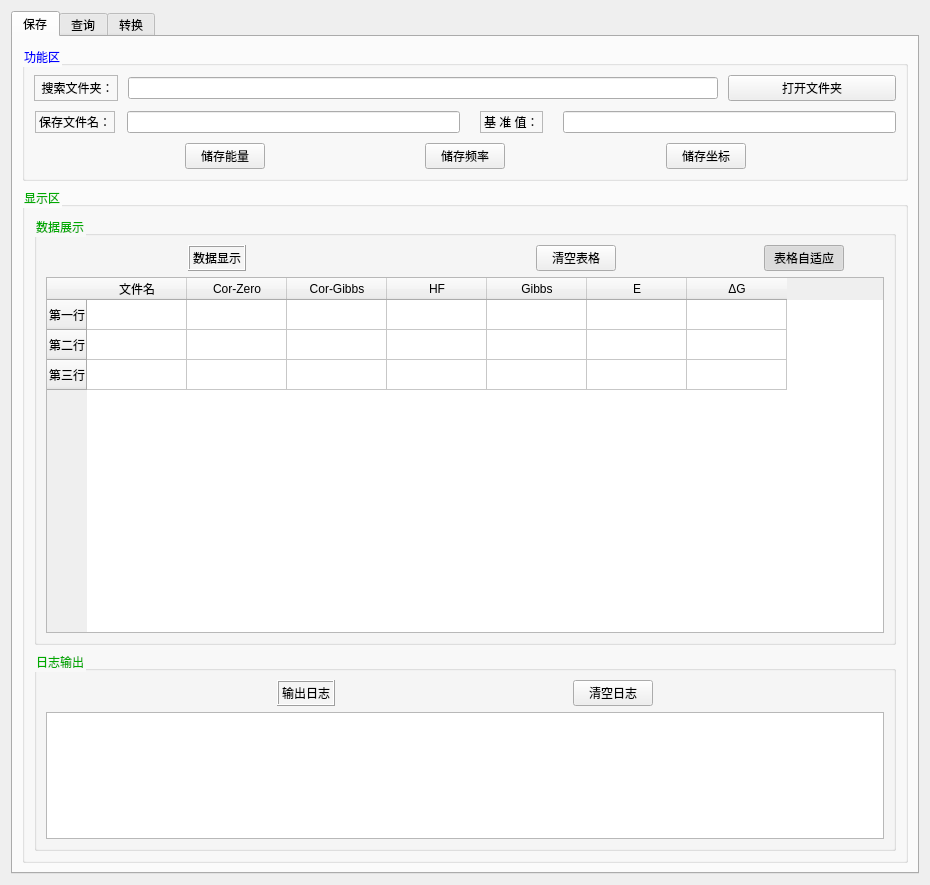
<?xml version="1.0" encoding="UTF-8"?>
<ui version="4.0">
 <class>Form</class>
 <widget class="QWidget" name="Form">
  <property name="geometry">
   <rect>
    <x>0</x>
    <y>0</y>
    <width>930</width>
    <height>885</height>
   </rect>
  </property>
  <property name="windowTitle">
   <string>Quatum</string>
  </property>
  <property name="windowIcon">
   <iconset resource="Resource/ico.qrc">
    <normaloff>:/ico/pictures/icos/DM_20230815124713_067.png</normaloff>:/ico/pictures/icos/DM_20230815124713_067.png</iconset>
  </property>
  <layout class="QHBoxLayout" name="horizontalLayout">
   <item>
    <widget class="QTabWidget" name="tabWidget">
     <property name="currentIndex">
      <number>0</number>
     </property>
     <widget class="QWidget" name="save">
      <attribute name="icon">
       <iconset resource="Resource/ico.qrc">
        <normaloff>:/ico/pictures/icos/DM_20230815124713_024.png</normaloff>:/ico/pictures/icos/DM_20230815124713_024.png</iconset>
      </attribute>
      <attribute name="title">
       <string>保存</string>
      </attribute>
      <layout class="QVBoxLayout" name="verticalLayout_5">
       <item>
        <widget class="QGroupBox" name="groupBox">
         <property name="maximumSize">
          <size>
           <width>16777215</width>
           <height>150</height>
          </size>
         </property>
         <property name="styleSheet">
          <string notr="true">QGroupBox{
	color: rgb(0, 0, 255);
}</string>
         </property>
         <property name="title">
          <string>功能区</string>
         </property>
         <layout class="QVBoxLayout" name="verticalLayout_4">
          <property name="spacing">
           <number>10</number>
          </property>
          <item>
           <layout class="QHBoxLayout" name="horizontalLayout_5" stretch="1,7,2">
            <item>
             <widget class="QLabel" name="label_2">
              <property name="minimumSize">
               <size>
                <width>80</width>
                <height>0</height>
               </size>
              </property>
              <property name="frameShape">
               <enum>QFrame::StyledPanel</enum>
              </property>
              <property name="frameShadow">
               <enum>QFrame::Sunken</enum>
              </property>
              <property name="text">
               <string>&lt;html&gt;&lt;head/&gt;&lt;body&gt;&lt;p align=&quot;center&quot;&gt;搜索文件夹：&lt;/p&gt;&lt;/body&gt;&lt;/html&gt;</string>
              </property>
             </widget>
            </item>
            <item>
             <widget class="QLineEdit" name="edit_folder"/>
            </item>
            <item>
             <widget class="QPushButton" name="btn_open_folder">
              <property name="minimumSize">
               <size>
                <width>80</width>
                <height>0</height>
               </size>
              </property>
              <property name="text">
               <string>打开文件夹</string>
              </property>
              <property name="icon">
               <iconset resource="Resource/ico.qrc">
                <normaloff>:/ico/pictures/icos/DM_20230815124713_069.png</normaloff>:/ico/pictures/icos/DM_20230815124713_069.png</iconset>
              </property>
             </widget>
            </item>
           </layout>
          </item>
          <item>
           <layout class="QHBoxLayout" name="horizontalLayout_6" stretch="1,4,1,4">
            <item alignment="Qt::AlignHCenter">
             <widget class="QLabel" name="label_3">
              <property name="minimumSize">
               <size>
                <width>80</width>
                <height>0</height>
               </size>
              </property>
              <property name="frameShape">
               <enum>QFrame::StyledPanel</enum>
              </property>
              <property name="frameShadow">
               <enum>QFrame::Sunken</enum>
              </property>
              <property name="lineWidth">
               <number>5</number>
              </property>
              <property name="text">
               <string>保存文件名：</string>
              </property>
             </widget>
            </item>
            <item>
             <widget class="QLineEdit" name="edit_save_filename"/>
            </item>
            <item alignment="Qt::AlignHCenter">
             <widget class="QLabel" name="label_4">
              <property name="enabled">
               <bool>true</bool>
              </property>
              <property name="contextMenuPolicy">
               <enum>Qt::NoContextMenu</enum>
              </property>
              <property name="frameShape">
               <enum>QFrame::StyledPanel</enum>
              </property>
              <property name="frameShadow">
               <enum>QFrame::Sunken</enum>
              </property>
              <property name="text">
               <string>基 准 值：</string>
              </property>
             </widget>
            </item>
            <item>
             <widget class="QLineEdit" name="edit_standard"/>
            </item>
           </layout>
          </item>
          <item>
           <layout class="QHBoxLayout" name="horizontalLayout_4">
            <item>
             <spacer name="horizontalSpacer_4">
              <property name="orientation">
               <enum>Qt::Horizontal</enum>
              </property>
              <property name="sizeHint" stdset="0">
               <size>
                <width>40</width>
                <height>20</height>
               </size>
              </property>
             </spacer>
            </item>
            <item>
             <widget class="QPushButton" name="btn_save_energy">
              <property name="text">
               <string>储存能量</string>
              </property>
              <property name="icon">
               <iconset resource="Resource/ico.qrc">
                <normaloff>:/ico/pictures/icos/DM_20230815124713_039.png</normaloff>:/ico/pictures/icos/DM_20230815124713_039.png</iconset>
              </property>
             </widget>
            </item>
            <item>
             <spacer name="horizontalSpacer_5">
              <property name="orientation">
               <enum>Qt::Horizontal</enum>
              </property>
              <property name="sizeHint" stdset="0">
               <size>
                <width>40</width>
                <height>20</height>
               </size>
              </property>
             </spacer>
            </item>
            <item>
             <widget class="QPushButton" name="btn_save_freq">
              <property name="text">
               <string>储存频率</string>
              </property>
              <property name="icon">
               <iconset resource="Resource/ico.qrc">
                <normaloff>:/ico/pictures/icos/DM_20230815124713_068.png</normaloff>:/ico/pictures/icos/DM_20230815124713_068.png</iconset>
              </property>
             </widget>
            </item>
            <item>
             <spacer name="horizontalSpacer_6">
              <property name="orientation">
               <enum>Qt::Horizontal</enum>
              </property>
              <property name="sizeHint" stdset="0">
               <size>
                <width>40</width>
                <height>20</height>
               </size>
              </property>
             </spacer>
            </item>
            <item>
             <widget class="QPushButton" name="btn_save_coord">
              <property name="text">
               <string>储存坐标</string>
              </property>
              <property name="icon">
               <iconset resource="Resource/ico.qrc">
                <normaloff>:/ico/pictures/icos/DM_20230815124713_045.png</normaloff>:/ico/pictures/icos/DM_20230815124713_045.png</iconset>
              </property>
             </widget>
            </item>
            <item>
             <spacer name="horizontalSpacer_7">
              <property name="orientation">
               <enum>Qt::Horizontal</enum>
              </property>
              <property name="sizeHint" stdset="0">
               <size>
                <width>40</width>
                <height>20</height>
               </size>
              </property>
             </spacer>
            </item>
           </layout>
          </item>
         </layout>
        </widget>
       </item>
       <item>
        <widget class="QGroupBox" name="groupBox_2">
         <property name="styleSheet">
          <string notr="true">QGroupBox{
	color: rgb(0, 170, 0);
}</string>
         </property>
         <property name="title">
          <string>显示区</string>
         </property>
         <layout class="QVBoxLayout" name="verticalLayout_13">
          <item>
           <widget class="QGroupBox" name="groupBox_7">
            <property name="minimumSize">
             <size>
              <width>0</width>
              <height>0</height>
             </size>
            </property>
            <property name="title">
             <string>数据展示</string>
            </property>
            <layout class="QVBoxLayout" name="verticalLayout_6">
             <item>
              <layout class="QHBoxLayout" name="horizontalLayout_14" stretch="1,0,2,0,1,0,0">
               <item>
                <spacer name="horizontalSpacer_13">
                 <property name="orientation">
                  <enum>Qt::Horizontal</enum>
                 </property>
                 <property name="sizeHint" stdset="0">
                  <size>
                   <width>40</width>
                   <height>20</height>
                  </size>
                 </property>
                </spacer>
               </item>
               <item>
                <widget class="QLabel" name="label_7">
                 <property name="frameShape">
                  <enum>QFrame::Box</enum>
                 </property>
                 <property name="frameShadow">
                  <enum>QFrame::Raised</enum>
                 </property>
                 <property name="text">
                  <string>数据显示</string>
                 </property>
                </widget>
               </item>
               <item>
                <spacer name="horizontalSpacer_9">
                 <property name="orientation">
                  <enum>Qt::Horizontal</enum>
                 </property>
                 <property name="sizeHint" stdset="0">
                  <size>
                   <width>40</width>
                   <height>20</height>
                  </size>
                 </property>
                </spacer>
               </item>
               <item>
                <widget class="QPushButton" name="btn_table_clear">
                 <property name="text">
                  <string>清空表格</string>
                 </property>
                 <property name="icon">
                  <iconset resource="Resource/ico.qrc">
                   <normaloff>:/ico/pictures/icos/DM_20230815124713_061.png</normaloff>:/ico/pictures/icos/DM_20230815124713_061.png</iconset>
                 </property>
                </widget>
               </item>
               <item>
                <spacer name="horizontalSpacer_18">
                 <property name="orientation">
                  <enum>Qt::Horizontal</enum>
                 </property>
                 <property name="sizeHint" stdset="0">
                  <size>
                   <width>40</width>
                   <height>20</height>
                  </size>
                 </property>
                </spacer>
               </item>
               <item>
                <widget class="QPushButton" name="btn_auto_adapt">
                 <property name="text">
                  <string>表格自适应</string>
                 </property>
                 <property name="icon">
                  <iconset resource="Resource/ico.qrc">
                   <normaloff>:/ico/pictures/icos/DM_20230815124713_026.png</normaloff>:/ico/pictures/icos/DM_20230815124713_026.png</iconset>
                 </property>
                 <property name="checkable">
                  <bool>true</bool>
                 </property>
                 <property name="checked">
                  <bool>true</bool>
                 </property>
                </widget>
               </item>
               <item>
                <spacer name="horizontalSpacer_14">
                 <property name="orientation">
                  <enum>Qt::Horizontal</enum>
                 </property>
                 <property name="sizeHint" stdset="0">
                  <size>
                   <width>40</width>
                   <height>20</height>
                  </size>
                 </property>
                </spacer>
               </item>
              </layout>
             </item>
             <item>
              <widget class="QTableWidget" name="tableInfo">
               <row>
                <property name="text">
                 <string>第一行</string>
                </property>
               </row>
               <row>
                <property name="text">
                 <string>第二行</string>
                </property>
               </row>
               <row>
                <property name="text">
                 <string>第三行</string>
                </property>
               </row>
               <column>
                <property name="text">
                 <string>文件名</string>
                </property>
               </column>
               <column>
                <property name="text">
                 <string>Cor-Zero</string>
                </property>
               </column>
               <column>
                <property name="text">
                 <string>Cor-Gibbs</string>
                </property>
               </column>
               <column>
                <property name="text">
                 <string>HF</string>
                </property>
               </column>
               <column>
                <property name="text">
                 <string>Gibbs</string>
                </property>
               </column>
               <column>
                <property name="text">
                 <string>E</string>
                </property>
               </column>
               <column>
                <property name="text">
                 <string>ΔG</string>
                </property>
               </column>
              </widget>
             </item>
            </layout>
           </widget>
          </item>
          <item>
           <widget class="QGroupBox" name="groupBox_8">
            <property name="maximumSize">
             <size>
              <width>16777215</width>
              <height>200</height>
             </size>
            </property>
            <property name="title">
             <string>日志输出</string>
            </property>
            <layout class="QVBoxLayout" name="verticalLayout_12">
             <item>
              <layout class="QHBoxLayout" name="horizontalLayout_15">
               <item>
                <spacer name="horizontalSpacer_15">
                 <property name="orientation">
                  <enum>Qt::Horizontal</enum>
                 </property>
                 <property name="sizeHint" stdset="0">
                  <size>
                   <width>40</width>
                   <height>20</height>
                  </size>
                 </property>
                </spacer>
               </item>
               <item>
                <widget class="QLabel" name="label_8">
                 <property name="frameShape">
                  <enum>QFrame::Box</enum>
                 </property>
                 <property name="frameShadow">
                  <enum>QFrame::Raised</enum>
                 </property>
                 <property name="lineWidth">
                  <number>1</number>
                 </property>
                 <property name="midLineWidth">
                  <number>0</number>
                 </property>
                 <property name="text">
                  <string>输出日志</string>
                 </property>
                </widget>
               </item>
               <item>
                <spacer name="horizontalSpacer_16">
                 <property name="orientation">
                  <enum>Qt::Horizontal</enum>
                 </property>
                 <property name="sizeHint" stdset="0">
                  <size>
                   <width>40</width>
                   <height>20</height>
                  </size>
                 </property>
                </spacer>
               </item>
               <item>
                <widget class="QPushButton" name="btn_save_clear">
                 <property name="text">
                  <string>清空日志</string>
                 </property>
                 <property name="icon">
                  <iconset resource="Resource/ico.qrc">
                   <normaloff>:/ico/pictures/icos/DM_20230815124713_061.png</normaloff>:/ico/pictures/icos/DM_20230815124713_061.png</iconset>
                 </property>
                </widget>
               </item>
               <item>
                <spacer name="horizontalSpacer_17">
                 <property name="orientation">
                  <enum>Qt::Horizontal</enum>
                 </property>
                 <property name="sizeHint" stdset="0">
                  <size>
                   <width>40</width>
                   <height>20</height>
                  </size>
                 </property>
                </spacer>
               </item>
              </layout>
             </item>
             <item>
              <widget class="QPlainTextEdit" name="save_plainTextEdit"/>
             </item>
            </layout>
           </widget>
          </item>
         </layout>
        </widget>
       </item>
      </layout>
     </widget>
     <widget class="QWidget" name="search">
      <attribute name="icon">
       <iconset resource="Resource/ico.qrc">
        <normaloff>:/ico/pictures/icos/DM_20230815124713_022.png</normaloff>:/ico/pictures/icos/DM_20230815124713_022.png</iconset>
      </attribute>
      <attribute name="title">
       <string>查询</string>
      </attribute>
      <layout class="QVBoxLayout" name="verticalLayout_3">
       <item>
        <widget class="QGroupBox" name="function">
         <property name="minimumSize">
          <size>
           <width>0</width>
           <height>100</height>
          </size>
         </property>
         <property name="title">
          <string>功能区</string>
         </property>
         <layout class="QVBoxLayout" name="verticalLayout">
          <property name="spacing">
           <number>10</number>
          </property>
          <item>
           <layout class="QHBoxLayout" name="horizontalLayout_2" stretch="1,7,2">
            <item alignment="Qt::AlignHCenter">
             <widget class="QLabel" name="label">
              <property name="text">
               <string>文件路径：</string>
              </property>
             </widget>
            </item>
            <item>
             <widget class="QLineEdit" name="edit_file"/>
            </item>
            <item>
             <widget class="QPushButton" name="btn_open_file">
              <property name="text">
               <string>打开文件</string>
              </property>
              <property name="icon">
               <iconset resource="Resource/ico.qrc">
                <normaloff>:/ico/pictures/icos/DM_20230815124713_069.png</normaloff>:/ico/pictures/icos/DM_20230815124713_069.png</iconset>
              </property>
             </widget>
            </item>
           </layout>
          </item>
          <item>
           <layout class="QHBoxLayout" name="horizontalLayout_3" stretch="3,1,1,0,1,1,3">
            <item>
             <spacer name="horizontalSpacer">
              <property name="orientation">
               <enum>Qt::Horizontal</enum>
              </property>
              <property name="sizeHint" stdset="0">
               <size>
                <width>40</width>
                <height>20</height>
               </size>
              </property>
             </spacer>
            </item>
            <item>
             <widget class="QPushButton" name="btn_find_ver">
              <property name="text">
               <string>查找虚频</string>
              </property>
              <property name="icon">
               <iconset resource="Resource/ico.qrc">
                <normaloff>:/ico/pictures/icos/DM_20230815124713_065.png</normaloff>:/ico/pictures/icos/DM_20230815124713_065.png</iconset>
              </property>
             </widget>
            </item>
            <item>
             <spacer name="horizontalSpacer_3">
              <property name="orientation">
               <enum>Qt::Horizontal</enum>
              </property>
              <property name="sizeHint" stdset="0">
               <size>
                <width>40</width>
                <height>20</height>
               </size>
              </property>
             </spacer>
            </item>
            <item>
             <widget class="QPushButton" name="btn_find_yes">
              <property name="text">
               <string>查找YES</string>
              </property>
              <property name="icon">
               <iconset resource="Resource/ico.qrc">
                <normaloff>:/ico/pictures/icos/DM_20230815124713_019.png</normaloff>:/ico/pictures/icos/DM_20230815124713_019.png</iconset>
              </property>
             </widget>
            </item>
            <item>
             <spacer name="horizontalSpacer_8">
              <property name="orientation">
               <enum>Qt::Horizontal</enum>
              </property>
              <property name="sizeHint" stdset="0">
               <size>
                <width>40</width>
                <height>20</height>
               </size>
              </property>
             </spacer>
            </item>
            <item>
             <widget class="QPushButton" name="btn_clear">
              <property name="text">
               <string>清空</string>
              </property>
              <property name="icon">
               <iconset resource="Resource/ico.qrc">
                <normaloff>:/ico/pictures/icos/DM_20230815124713_061.png</normaloff>:/ico/pictures/icos/DM_20230815124713_061.png</iconset>
              </property>
             </widget>
            </item>
            <item>
             <spacer name="horizontalSpacer_2">
              <property name="orientation">
               <enum>Qt::Horizontal</enum>
              </property>
              <property name="sizeHint" stdset="0">
               <size>
                <width>40</width>
                <height>20</height>
               </size>
              </property>
             </spacer>
            </item>
           </layout>
          </item>
         </layout>
        </widget>
       </item>
       <item>
        <widget class="QGroupBox" name="show">
         <property name="title">
          <string>显示区</string>
         </property>
         <layout class="QVBoxLayout" name="verticalLayout_2">
          <item>
           <widget class="QPlainTextEdit" name="search_plainTextEdit"/>
          </item>
         </layout>
        </widget>
       </item>
      </layout>
     </widget>
     <widget class="QWidget" name="tab">
      <attribute name="icon">
       <iconset resource="Resource/ico.qrc">
        <normaloff>:/ico/pictures/icos/DM_20230815124713_050.png</normaloff>:/ico/pictures/icos/DM_20230815124713_050.png</iconset>
      </attribute>
      <attribute name="title">
       <string>转换</string>
      </attribute>
      <layout class="QVBoxLayout" name="verticalLayout_8">
       <item>
        <widget class="QGroupBox" name="groupBox_3">
         <property name="maximumSize">
          <size>
           <width>16777215</width>
           <height>150</height>
          </size>
         </property>
         <property name="title">
          <string>输入文件</string>
         </property>
         <layout class="QVBoxLayout" name="verticalLayout_7">
          <item>
           <layout class="QHBoxLayout" name="horizontalLayout_7">
            <item>
             <widget class="QLabel" name="label_5">
              <property name="text">
               <string>待转换文件：</string>
              </property>
             </widget>
            </item>
            <item>
             <widget class="QLineEdit" name="lineEdit"/>
            </item>
            <item>
             <widget class="QPushButton" name="btn_sel_file">
              <property name="text">
               <string>选择文件</string>
              </property>
             </widget>
            </item>
           </layout>
          </item>
          <item>
           <widget class="QFrame" name="frame">
            <property name="maximumSize">
             <size>
              <width>16777215</width>
              <height>35</height>
             </size>
            </property>
            <property name="autoFillBackground">
             <bool>true</bool>
            </property>
            <property name="styleSheet">
             <string notr="true"/>
            </property>
            <property name="frameShape">
             <enum>QFrame::Box</enum>
            </property>
            <property name="frameShadow">
             <enum>QFrame::Raised</enum>
            </property>
            <property name="lineWidth">
             <number>1</number>
            </property>
            <layout class="QVBoxLayout" name="verticalLayout_9">
             <property name="leftMargin">
              <number>0</number>
             </property>
             <property name="topMargin">
              <number>0</number>
             </property>
             <property name="rightMargin">
              <number>0</number>
             </property>
             <property name="bottomMargin">
              <number>0</number>
             </property>
             <item>
              <layout class="QHBoxLayout" name="horizontalLayout_9">
               <item>
                <widget class="QRadioButton" name="radioButton">
                 <property name="text">
                  <string>full-IRC</string>
                 </property>
                </widget>
               </item>
               <item>
                <widget class="QRadioButton" name="radioButton_2">
                 <property name="text">
                  <string>r-IRC</string>
                 </property>
                </widget>
               </item>
               <item>
                <widget class="QRadioButton" name="radioButton_6">
                 <property name="text">
                  <string>freeze-ACT</string>
                 </property>
                </widget>
               </item>
               <item>
                <widget class="QRadioButton" name="radioButton_3">
                 <property name="text">
                  <string>f-IRC</string>
                 </property>
                </widget>
               </item>
               <item>
                <widget class="QCheckBox" name="checkBox">
                 <property name="text">
                  <string>没想好</string>
                 </property>
                </widget>
               </item>
              </layout>
             </item>
            </layout>
           </widget>
          </item>
          <item>
           <layout class="QHBoxLayout" name="horizontalLayout_8" stretch="2,1,2,1,2">
            <item>
             <spacer name="horizontalSpacer_10">
              <property name="orientation">
               <enum>Qt::Horizontal</enum>
              </property>
              <property name="sizeHint" stdset="0">
               <size>
                <width>40</width>
                <height>20</height>
               </size>
              </property>
             </spacer>
            </item>
            <item>
             <widget class="QPushButton" name="pushButton">
              <property name="text">
               <string>生成</string>
              </property>
             </widget>
            </item>
            <item>
             <spacer name="horizontalSpacer_11">
              <property name="orientation">
               <enum>Qt::Horizontal</enum>
              </property>
              <property name="sizeHint" stdset="0">
               <size>
                <width>40</width>
                <height>20</height>
               </size>
              </property>
             </spacer>
            </item>
            <item>
             <widget class="QPushButton" name="pushButton_2">
              <property name="text">
               <string>没想好</string>
              </property>
             </widget>
            </item>
            <item>
             <spacer name="horizontalSpacer_12">
              <property name="orientation">
               <enum>Qt::Horizontal</enum>
              </property>
              <property name="sizeHint" stdset="0">
               <size>
                <width>40</width>
                <height>20</height>
               </size>
              </property>
             </spacer>
            </item>
           </layout>
          </item>
         </layout>
        </widget>
       </item>
       <item>
        <widget class="QGroupBox" name="groupBox_4">
         <property name="title">
          <string>批量转换</string>
         </property>
         <layout class="QVBoxLayout" name="verticalLayout_11">
          <item>
           <layout class="QHBoxLayout" name="horizontalLayout_12">
            <item>
             <widget class="QLabel" name="label_6">
              <property name="enabled">
               <bool>true</bool>
              </property>
              <property name="text">
               <string> 文件路径：</string>
              </property>
              <property name="alignment">
               <set>Qt::AlignCenter</set>
              </property>
             </widget>
            </item>
            <item>
             <widget class="QLineEdit" name="edit_trans_folder"/>
            </item>
            <item>
             <widget class="QPushButton" name="btn_trans_open_folder">
              <property name="text">
               <string>打开文件夹</string>
              </property>
              <property name="icon">
               <iconset resource="Resource/ico.qrc">
                <normaloff>:/ico/pictures/icos/DM_20230815124713_069.png</normaloff>:/ico/pictures/icos/DM_20230815124713_069.png</iconset>
              </property>
             </widget>
            </item>
           </layout>
          </item>
          <item>
           <layout class="QHBoxLayout" name="horizontalLayout_16">
            <item>
             <widget class="QLabel" name="label_10">
              <property name="enabled">
               <bool>true</bool>
              </property>
              <property name="minimumSize">
               <size>
                <width>0</width>
                <height>23</height>
               </size>
              </property>
              <property name="text">
               <string> 修改要求：</string>
              </property>
             </widget>
            </item>
            <item>
             <widget class="QLineEdit" name="edit_trans_ruler"/>
            </item>
            <item>
             <widget class="QPushButton" name="btn_check_new_name">
              <property name="text">
               <string>显示新文件</string>
              </property>
              <property name="icon">
               <iconset resource="Resource/ico.qrc">
                <normaloff>:/ico/pictures/icos/DM_20230815124713_069.png</normaloff>:/ico/pictures/icos/DM_20230815124713_069.png</iconset>
              </property>
             </widget>
            </item>
           </layout>
          </item>
          <item>
           <widget class="QGroupBox" name="groupBox_9">
            <property name="title">
             <string>文件显示</string>
            </property>
            <layout class="QVBoxLayout" name="verticalLayout_14">
             <item>
              <layout class="QHBoxLayout" name="horizontalLayout_13">
               <item>
                <widget class="QGroupBox" name="groupBox_5">
                 <property name="title">
                  <string>原文件名列表</string>
                 </property>
                 <layout class="QHBoxLayout" name="horizontalLayout_11">
                  <property name="spacing">
                   <number>0</number>
                  </property>
                  <property name="leftMargin">
                   <number>0</number>
                  </property>
                  <property name="topMargin">
                   <number>0</number>
                  </property>
                  <property name="rightMargin">
                   <number>0</number>
                  </property>
                  <property name="bottomMargin">
                   <number>0</number>
                  </property>
                  <item>
                   <widget class="QPlainTextEdit" name="plainTextEdit_trans_origin"/>
                  </item>
                 </layout>
                </widget>
               </item>
               <item>
                <layout class="QVBoxLayout" name="verticalLayout_10" stretch="3,0,1,0,1,0,3">
                 <item>
                  <spacer name="verticalSpacer_3">
                   <property name="orientation">
                    <enum>Qt::Vertical</enum>
                   </property>
                   <property name="sizeHint" stdset="0">
                    <size>
                     <width>20</width>
                     <height>40</height>
                    </size>
                   </property>
                  </spacer>
                 </item>
                 <item>
                  <widget class="QPushButton" name="btn_trans_refresh">
                   <property name="text">
                    <string>更新</string>
                   </property>
                   <property name="icon">
                    <iconset resource="Resource/ico.qrc">
                     <normaloff>:/ico/pictures/icos/DM_20230815124713_009.png</normaloff>:/ico/pictures/icos/DM_20230815124713_009.png</iconset>
                   </property>
                  </widget>
                 </item>
                 <item>
                  <spacer name="verticalSpacer_4">
                   <property name="orientation">
                    <enum>Qt::Vertical</enum>
                   </property>
                   <property name="sizeHint" stdset="0">
                    <size>
                     <width>20</width>
                     <height>40</height>
                    </size>
                   </property>
                  </spacer>
                 </item>
                 <item>
                  <widget class="QPushButton" name="btn_transfer">
                   <property name="text">
                    <string>转换</string>
                   </property>
                   <property name="icon">
                    <iconset resource="Resource/ico.qrc">
                     <normaloff>:/ico/pictures/icos/DM_20230815124713_051.png</normaloff>:/ico/pictures/icos/DM_20230815124713_051.png</iconset>
                   </property>
                  </widget>
                 </item>
                 <item>
                  <spacer name="verticalSpacer_2">
                   <property name="orientation">
                    <enum>Qt::Vertical</enum>
                   </property>
                   <property name="sizeHint" stdset="0">
                    <size>
                     <width>20</width>
                     <height>40</height>
                    </size>
                   </property>
                  </spacer>
                 </item>
                 <item>
                  <widget class="QPushButton" name="btn_trans_clear">
                   <property name="text">
                    <string>撤销</string>
                   </property>
                   <property name="icon">
                    <iconset resource="Resource/ico.qrc">
                     <normaloff>:/ico/pictures/icos/DM_20230815124713_034.png</normaloff>:/ico/pictures/icos/DM_20230815124713_034.png</iconset>
                   </property>
                  </widget>
                 </item>
                 <item>
                  <spacer name="verticalSpacer">
                   <property name="orientation">
                    <enum>Qt::Vertical</enum>
                   </property>
                   <property name="sizeHint" stdset="0">
                    <size>
                     <width>20</width>
                     <height>40</height>
                    </size>
                   </property>
                  </spacer>
                 </item>
                </layout>
               </item>
               <item>
                <widget class="QGroupBox" name="groupBox_6">
                 <property name="title">
                  <string>重命名列表</string>
                 </property>
                 <layout class="QHBoxLayout" name="horizontalLayout_10">
                  <property name="leftMargin">
                   <number>0</number>
                  </property>
                  <property name="topMargin">
                   <number>0</number>
                  </property>
                  <property name="rightMargin">
                   <number>0</number>
                  </property>
                  <property name="bottomMargin">
                   <number>0</number>
                  </property>
                  <item>
                   <widget class="QPlainTextEdit" name="plainTextEdit_trans_new"/>
                  </item>
                 </layout>
                </widget>
               </item>
              </layout>
             </item>
             <item>
              <widget class="QGroupBox" name="groupBox_10">
               <property name="title">
                <string>输出日志</string>
               </property>
               <layout class="QVBoxLayout" name="verticalLayout_15">
                <item>
                 <widget class="QPlainTextEdit" name="plainTextEdit_trans_log"/>
                </item>
               </layout>
              </widget>
             </item>
            </layout>
           </widget>
          </item>
         </layout>
        </widget>
       </item>
      </layout>
     </widget>
    </widget>
   </item>
  </layout>
 </widget>
 <resources>
  <include location="Resource/ico.qrc"/>
 </resources>
 <connections/>
</ui>
